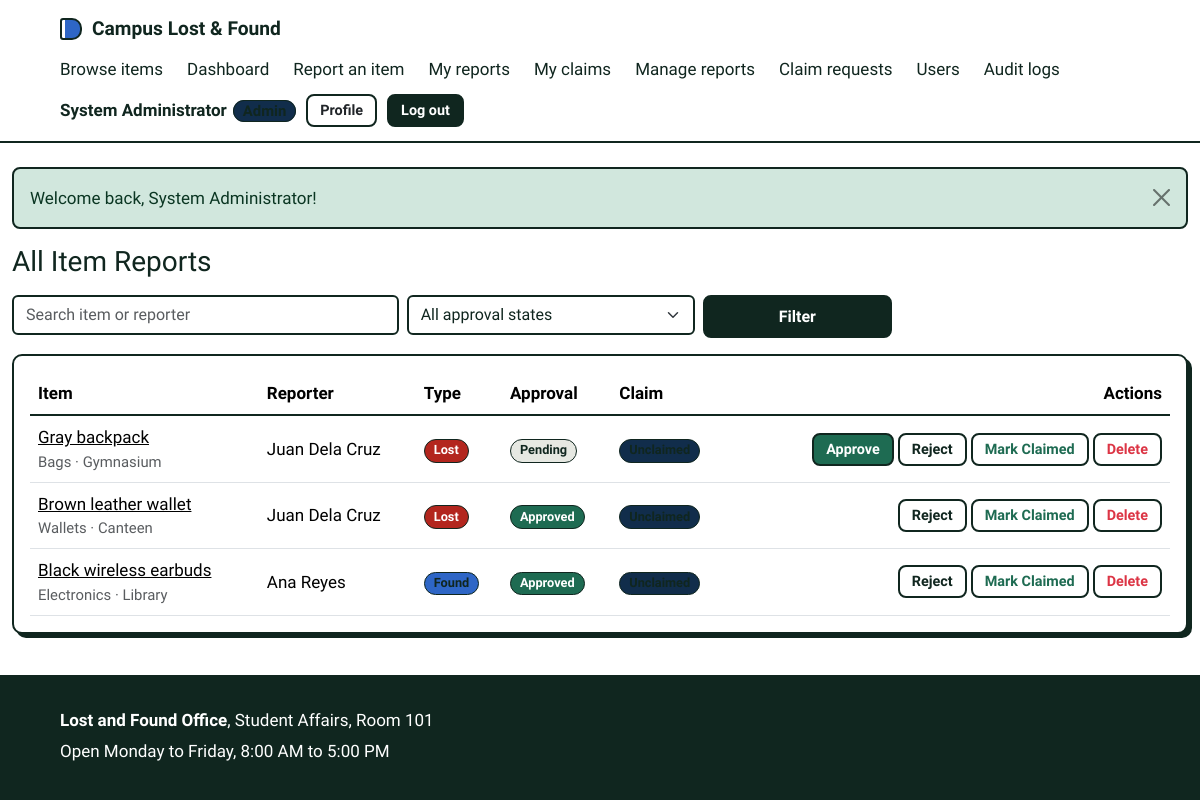
The page /admin/items.php (signed in) on the database its author committed.
### tables this page shows
CREATE TABLE items (
    item_id         INT UNSIGNED AUTO_INCREMENT PRIMARY KEY,
    reporter_id     INT UNSIGNED NOT NULL,
    category_id     INT UNSIGNED NOT NULL,
    location_id     INT UNSIGNED NOT NULL,
    report_type     ENUM('Lost','Found') NOT NULL,
    item_name       VARCHAR(120) NOT NULL,
    description     TEXT NOT NULL,
    date_happened   DATE NOT NULL,
    photo_path      VARCHAR(255) NULL,
    claim_status    ENUM('Unclaimed','Claimed') NOT NULL DEFAULT 'Unclaimed',
    approval_status ENUM('Pending','Approved','Rejected') NOT NULL DEFAULT 'Pending',
    created_at      TIMESTAMP NOT NULL DEFAULT CURRENT_TIMESTAMP,
    updated_at      TIMESTAMP NOT NULL DEFAULT CURRENT_TIMESTAMP ON UPDATE CURRENT_TIMESTAMP,
    CONSTRAINT fk_items_reporter FOREIGN KEY (reporter_id) REFERENCES users(user_id)
        ON UPDATE CASCADE ON DELETE CASCADE,
    CONSTRAINT fk_items_category FOREIGN KEY (category_id) REFERENCES categories(category_id)
        ON UPDATE CASCADE ON DELETE RESTRICT,
    CONSTRAINT fk_items_location FOREIGN KEY (location_id) REFERENCES locations(location_id)
        ON UPDATE CASCADE ON DELETE RESTRICT,
    INDEX idx_items_filter (report_type, claim_status, approval_status),
    INDEX idx_items_date (date_happened)
);

CREATE TABLE categories (
    category_id   INT UNSIGNED AUTO_INCREMENT PRIMARY KEY,
    category_name VARCHAR(60) NOT NULL UNIQUE
);

CREATE TABLE locations (
    location_id   INT UNSIGNED AUTO_INCREMENT PRIMARY KEY,
    location_name VARCHAR(100) NOT NULL UNIQUE
);

CREATE TABLE users (
    user_id        INT UNSIGNED AUTO_INCREMENT PRIMARY KEY,
    role_id        TINYINT UNSIGNED NOT NULL,
    school_id_no   VARCHAR(30) NOT NULL UNIQUE,
    full_name      VARCHAR(100) NOT NULL,
    email          VARCHAR(120) NOT NULL UNIQUE,
    contact_no     VARCHAR(20) NULL,
    password_hash  VARCHAR(255) NOT NULL,
    account_status ENUM('Active','Inactive') NOT NULL DEFAULT 'Active',
    created_at     TIMESTAMP NOT NULL DEFAULT CURRENT_TIMESTAMP,
    CONSTRAINT fk_users_role FOREIGN KEY (role_id) REFERENCES roles(role_id)
        ON UPDATE CASCADE ON DELETE RESTRICT
);

### admin/items.php (the view, shortened to what this page needs)
<?php
require_once __DIR__ . '/../includes/functions.php';
$q = trim($_GET['q'] ?? '');
$where = []; $params = [];
$w = $where ? 'WHERE ' . implode(' AND ', $where) : '';
$stmt = $pdo->prepare("SELECT i.*, c.category_name, l.location_name, u.full_name AS reporter
    FROM items i JOIN categories c ON c.category_id=i.category_id
    JOIN locations l ON l.location_id=i.location_id JOIN users u ON u.user_id=i.reporter_id
    $w ORDER BY (i.approval_status='Pending') DESC, i.created_at DESC");
$stmt->execute($params);
$rows = $stmt->fetchAll();
require_once __DIR__ . '/../includes/header.php';
?>
<h1 class="h3 mb-3">All Item Reports</h1>
<form class="row g-2 mb-3" method="get">
  <div class="col-12 col-md-4"><input class="form-control" name="q" value="<?= e($q) ?>" placeholder="Search item or reporter"></div>
  <div class="col-8 col-md-3">
    <select name="approval" class="form-select">
      <option value="">All approval states</option>
    </select>
  </div>
  <div class="col-4 col-md-2"><button class="btn btn-primary w-100">Filter</button></div>
</form>
<div class="table-responsive card card-body shadow-sm">
<table class="table align-middle mb-0">
  <thead><tr><th>Item</th><th>Reporter</th><th>Type</th><th>Approval</th><th>Claim</th><th class="text-end">Actions</th></tr></thead>
  <tbody>
  <?php foreach ($rows as $r): ?>
    <tr>
      <td><a href="<?= url('item_view.php?id=' . (int)$r['item_id']) ?>"><?= e($r['item_name']) ?></a>
          <div class="small text-muted"><?= e($r['category_name']) ?> &middot; <?= e($r['location_name']) ?></div></td>
      <td><?= e($r['reporter']) ?></td>
      <td><?= status_badge($r['report_type']) ?></td>
      <td><?= status_badge($r['approval_status']) ?></td>
      <td><?= status_badge($r['claim_status']) ?></td>
      <td class="text-end">
        <form method="post" class="d-inline-flex flex-wrap gap-1 justify-content-end" <?= '' ?>>
          <?php if ($r['approval_status'] !== 'Approved'): ?><button name="action" value="approve" class="btn btn-sm btn-success">Approve</button><?php endif; ?>
          <?php if ($r['approval_status'] !== 'Rejected'): ?><button name="action" value="reject" class="btn btn-sm btn-outline-warning">Reject</button><?php endif; ?>
          <?php if ($r['claim_status'] === 'Unclaimed'): ?><button name="action" value="set_claimed" class="btn btn-sm btn-outline-success">Mark Claimed</button>
          <?php else: ?><button name="action" value="set_unclaimed" class="btn btn-sm btn-outline-secondary">Mark Unclaimed</button><?php endif; ?>
          <button name="action" value="delete" class="btn btn-sm btn-outline-danger" data-confirm-btn="Delete this report permanently?">Delete</button>
        </form>
      </td>
    </tr>
  <?php endforeach; ?>
  </tbody>
</table>
</div>
<?php require_once __DIR__ . '/../includes/footer.php'; ?>

### includes/functions.php (shortened to what this page needs)
<?php
function e($v): string { return htmlspecialchars((string)$v, ENT_QUOTES, 'UTF-8'); }
function url(string $path = ''): string { return BASE_URL . '/' . ltrim($path, '/'); }
function status_badge(string $status): string {
    $map = ['Unclaimed' => 'warning', 'Claimed' => 'success', 'Pending' => 'secondary',
            'Approved' => 'success', 'Rejected' => 'danger', 'Lost' => 'danger', 'Found' => 'primary'];
    return '<span class="badge bg-' . ($map[$status] ?? 'secondary') . '">' . e($status) . '</span>';
}

### assets/css/style.css (style rules this page uses)
:root { --ink: #10261f; --paper: #ffffff; --white: #ffffff; --amber: #2e66c6; --amber-soft: #112d4b; --green: #1e6b52; --green-soft: #d5ebe1; --font-body: "Atkinson Hyperlegible", system-ui, sans-serif; --font-head: "Bricolage Grotesque", "Atkinson Hyperlegible", system-ui, sans-serif; }
* { box-sizing: border-box; }
body { margin: 0; background: var(--paper); color: var(--ink); font-family: var(--font-body); font-size: 1.0625rem; line-height: 1.55; }
h1, h2, h3 { font-family: var(--font-head); line-height: 1.1; margin: 0; }
a { color: inherit; }
.btn { display: inline-block; padding: 10px 20px; border: 2px solid var(--ink); border-radius: 8px; font: 700 1rem var(--font-body); text-align: center; text-decoration: none; cursor: pointer; }
.btn-primary { background: var(--ink); color: var(--white); }
body { min-height: 100vh; display: flex; flex-direction: column; }
.btn-small, .btn-sm { padding: 6px 12px; font-size: .9rem; }
.btn-success { --bs-btn-bg: var(--green); --bs-btn-hover-bg: #17543f; --bs-btn-active-bg: #17543f; --bs-btn-color: #fff; }
.btn-outline-success { --bs-btn-color: var(--green); --bs-btn-hover-bg: var(--green); --bs-btn-hover-color: #fff; }
.btn-outline-warning { --bs-btn-color: var(--ink); --bs-btn-hover-bg: var(--amber-soft); --bs-btn-hover-color: var(--ink); }
.form-control, .form-select { border: 2px solid var(--ink); border-radius: 6px; color: var(--ink); background-color: var(--white); }
.card { border: 2px solid var(--ink); border-radius: 10px; background: var(--white); }
.shadow-sm { box-shadow: 4px 4px 0 var(--ink) !important; }
.badge { border: 1.5px solid var(--ink); border-radius: 99px; font-weight: 700; padding: .35em .7em; }
.badge.bg-warning { color: var(--ink) !important; background-color: var(--amber-soft) !important; }
.badge.bg-success { background-color: var(--green) !important; }
.badge.bg-primary { background-color: var(--amber) !important; color: var(--ink) !important; }
.badge.bg-danger { background-color: #b3261e !important; }
.badge.bg-secondary { background-color: #e6e8e2 !important; color: var(--ink) !important; }
.table thead th { font-family: var(--font-head); border-bottom: 2px solid var(--ink); white-space: nowrap; }
.table > :not(caption) > * > * { background-color: transparent; }

### rows shown on the page
items: item_name "Gray backpack", category.category_name "Bags", location.location_name "Gymnasium", reporter.full_name "Juan Dela Cruz", report_type "Lost Pending", approval_status "Approve", claim_status "Mark Claimed"
items: item_name "Brown leather wallet", category.category_name "Wallets", location.location_name "Canteen", reporter.full_name "Juan Dela Cruz", report_type "Lost Approved", approval_status "Reject", claim_status "Mark Claimed"
items: item_name "Black wireless earbuds", category.category_name "Electronics", location.location_name "Library", reporter.full_name "Ana Reyes", report_type "Found Approved", approval_status "Reject", claim_status "Mark Claimed"

### other values the page prints
$user['full_name'] "System Administrator"
$f['msg'] "Welcome back, System Administrator!"
